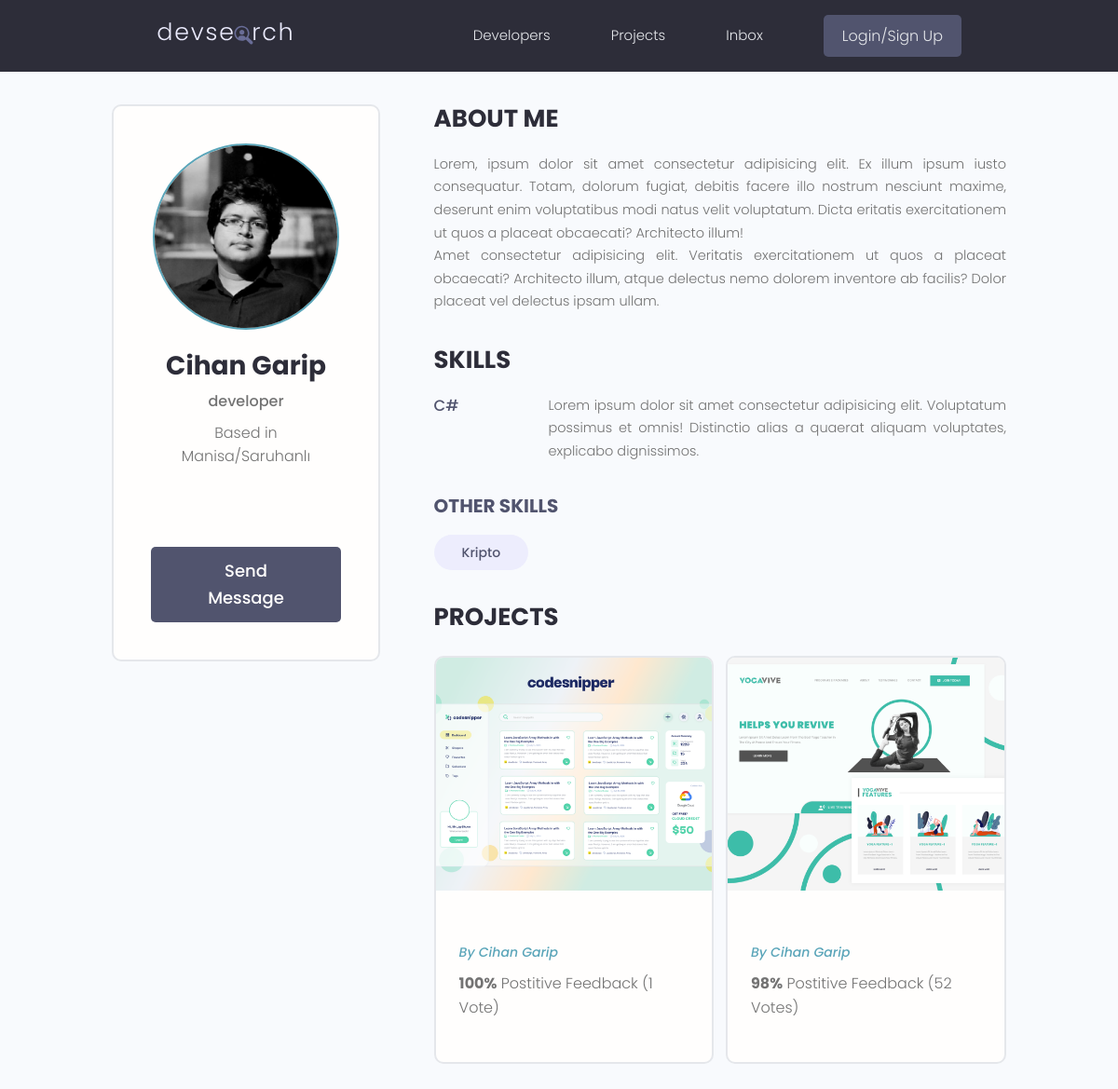
Page /profile/890e83b5-e6e9-4238-be87-08ef040c0165 on the earlier database version.
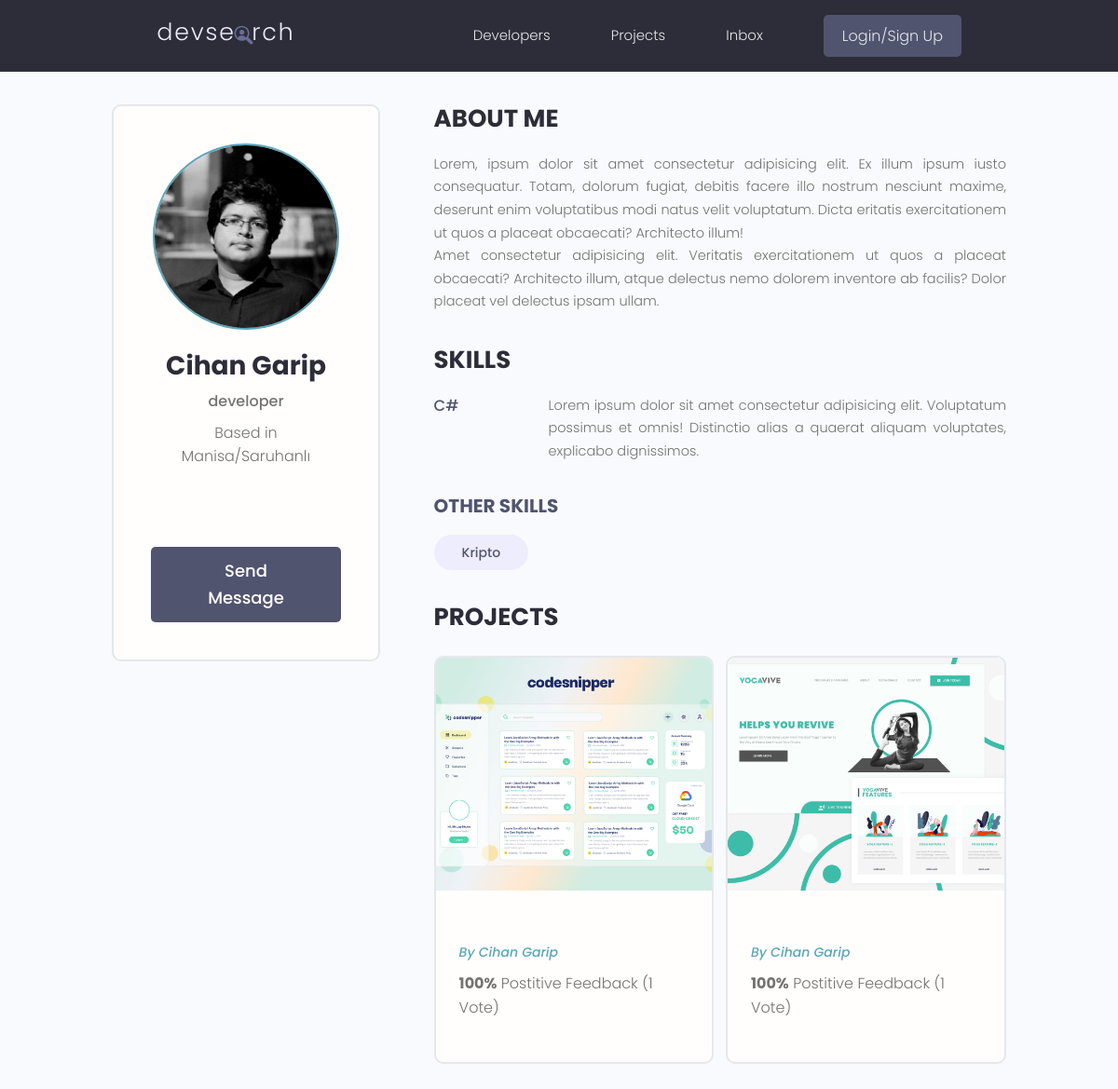
Same page on the later database version.
### projects/models.py (models this page shows, shortened)
class Project(models.Model):
    owner = models.ForeignKey(Profile, on_delete=models.CASCADE, null=True, blank=True)
    title = models.CharField(max_length=200)
    description = models.TextField(null=True, blank=True)
    featured_image = models.ImageField(null=True, blank=True, default="default.jpg")
    demo_link = models.CharField(max_length=2000, null=True, blank=True)
    source_link = models.CharField(max_length=2000, null=True, blank=True)
    tags = models.ManyToManyField("Tag", blank=True)
    vote_total = models.IntegerField(default=0, null=True, blank=True)
    vote_ratio = models.IntegerField(default=0, null=True, blank=True)
    created = models.DateTimeField(auto_now_add=True)
    id = models.UUIDField(
        default=uuid.uuid4, unique=True, primary_key=True, editable=False
    )
    class Meta:
        ordering = ["-vote_ratio", "-vote_total", "title"]

### users/models.py (models this page shows, shortened)
class Profile(models.Model):
    user = models.OneToOneField(User, on_delete=models.CASCADE, null=True, blank=True)
    name = models.CharField(max_length=200, null=True, blank=True)
    username = models.CharField(max_length=200, null=True, blank=True)
    location = models.CharField(max_length=200, null=True, blank=True)
    email = models.EmailField(max_length=500, null=True, blank=True)
    short_intro = models.CharField(max_length=200, null=True, blank=True)
    bio = models.TextField(null=True, blank=True)
    profile_image = models.ImageField(
        null=True,
        blank=True,
        upload_to="profiles/",
        default="profiles/users-default.png",
    )
    social_github = models.CharField(max_length=200, null=True, blank=True)
    social_twitter = models.CharField(max_length=200, null=True, blank=True)
    social_linkedin = models.CharField(max_length=200, null=True, blank=True)
    social_youtube = models.CharField(max_length=200, null=True, blank=True)
    social_website = models.CharField(max_length=200, null=True, blank=True)
    id = models.UUIDField(
        default=uuid.uuid4, unique=True, primary_key=True, editable=False
    )

### users/views.py (the view)
# urls.py: path("profile/<str:pk>", views.user_profile, name="user-profile"),
def user_profile(request, pk):
    profile = Profile.objects.get(id=pk)
    top_skills = profile.skill_set.exclude(description__exact="")
    other_skills = profile.skill_set.filter(description="")
    context = {
        "profile": profile,
        "top_skills": top_skills,
        "other_skills": other_skills,
    }
    return render(request, template_name="users/user_profile.html", context=context)

### users/models.py (called while the page is built)
    def __str__(self):
        return str(self.name)

### users/templates/users/user_profile.html (shortened to what this page needs)
{% extends 'main.html' %}
{% block content %}
  <main class="profile my-md">
    <div class="container">
      <div class="layout">
        <div class="column column--1of3">
          <div class="card text-center">
            <div class="card__body dev">
              <img class="avatar avatar--xl" src="{{profile.profile_image.url}}" />
              <h2 class="dev__name">{{profile.name}}</h2>
              <p class="dev__title">{{profile.short_intro}}</p>
              <p class="dev__location">Based in {{profile.location}}</p>
              <ul class="dev__social">
              </ul>
              <a href="#" class="btn btn--sub btn--lg">Send Message </a>
            </div>
          </div>
        </div>
        <div class="column column--2of3">
          <div class="devInfo">
            <h3 class="devInfo__title">About Me</h3>
            <p class="devInfo__about">
              Lorem, ipsum dolor sit amet consectetur adipisicing elit. Ex illum ipsum iusto consequatur. Totam,
              dolorum fugiat, debitis facere illo nostrum nesciunt maxime, deserunt enim voluptatibus modi natus velit
              voluptatum. Dicta eritatis exercitationem ut quos a placeat obcaecati? Architecto illum!
              <br />
              Amet consectetur adipisicing elit. Veritatis exercitationem ut quos a placeat obcaecati? Architecto
              illum, atque delectus nemo dolorem inventore ab facilis? Dolor placeat vel delectus ipsam ullam.
            </p>
          </div>
          <div class="devInfo">
            <h3 class="devInfo__title">Skills</h3>
            <div class="devInfo__skills">
                {% for skill in top_skills %}
                <div class="devSkill">
                    <h4 class="devSkill__title">{{skill.name}}</h4>
                    <p class="devSkill__info">{{skill.description}}                    </p>
                </div>
                {% endfor %}
              <h3 class="devInfo__subtitle">Other Skills</h3>
              <div class="devInfo__otherSkills">
                {% for skill in other_skills %}
                <span class="tag tag--pill tag--sub tag--lg">
                    <small>{{skill}}</small>
                </span>
                {% endfor %}
              </div>
            </div>
          </div>
          <div class="devInfo">
            <h3 class="devInfo__title">Projects</h3>
            <div class="grid grid--two">
            {% for project in profile.project_set.all %}
            <div class="column">
                <div class="card project">
                    <a href="{% url 'single-project' project.id %}" class="project">
                    <img class="project__thumbnail" src="{{project.featured_image.url}}" alt="project thumbnail" />
                    <div class="card__body">
                      <p><a class="project__author" href="{% url 'user-profile' project.owner.id %}">By {{project.owner.name}}</a></p>
                      <p class="project--rating">
                        <span style="font-weight: bold;">{{project.vote_ratio}}%</span> Postitive
                        Feedback ({{project.vote_total}} Vote{{project.vote_total|pluralize:"s"}})
                      </p>
                    </div>
                </a>
            </div>
        </div>
        {% endfor %}
            </div>
          </div>
        </div>
      </div>
    </div>
  </main>
{% endblock content %}

Differences in the rows shown:
changed Project (number 2 of 2 on the later page): vote_ratio "98" → "100"; vote_total "52" → "1"
